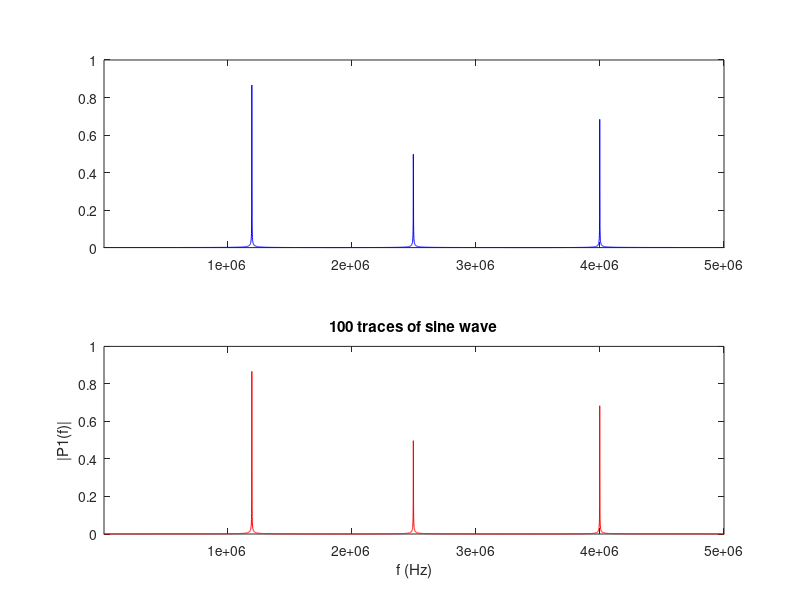

Write the MATLAB code that produced this figure.
% Matlab code for computing Frequency Spectrum of Common Mode and Differential Mode components of Conducted EMI
% Manoj Gulati
% IIIT-D
% DOC: 05-12-2016
% DOM1: NA

clc;
clear all;
close all;
format long e;

%%
Fs = 15.625*10^6; % Sampling Freq
del_T = 1/Fs; % time interval b/w two time samples
L = 16384; % Length of signal
T = (0:L-1)*del_T; % Total time

no_of_frames=1;


% Load EMI Data
% for k=1:100
%     M1(:,:) = load(strcat('BGN1_',num2str(k),'.csv'));
%     % Fetch content for Channel-1
%     y1(:,k)  = M1(:,1);
%     % Fetch content for Channel-2
%     y2(:,k)  = M1(:,2);
%     clear M1; %M1 = [];
% end

%% Simulate a sine wave at three different frequencies
S = 0.7*sin(2*pi*2500000*T)+ (1)*sin(2*pi*1200000*T) + (0.8)*sin(2*pi*4000000*T);

%Make a dummy signal with 100 traces
for i=1:no_of_frames
    y1(:,i) =  S;
    y2(:,i) =  S;
end
% % Plot Time Domain Signal
% close all;
% plot(T,S,'r');

%% Convert digitised data from ADC in to equivalent analog values
% Adding offset as precribed by redpitaya wiki after measurement data collected using 50 ohm termination. 
% This will be added to compensate for avg. noise captured by AFE of Redpitaya when terminated with matched load.
% Default value is 75 and 28
ch1_offset=0;
ch2_offset=0;

y1  = y1 + ch1_offset;
y2  = y2 + ch2_offset;
% Scaling factor for digital to analog conversion of ADC values.
% Resolution = 2*Vp/2^14 i.e. 2*1.079V/16384 = 0.0001317 
% y1=y1*(1.3171*10^-4);
% y2=y2*(1.3171*10^-4);
% y1=y1*0.000131;
% y2=y2*0.000131;

%% Run FFT Function

for j=1:no_of_frames
    Y1_FFT(:,j)= fftshift(fft(y1(:,j))); 
    Y2_FFT(:,j)= fftshift(fft(y2(:,j))); 
end
% % Take average of computed FFT signal
% Y1_AVG = sum(Y1_FFT')/no_of_frames;
% Y2_AVG = sum(Y2_FFT')/no_of_frames;

Y1_AVG=Y1_FFT;
Y2_AVG=Y2_FFT;

% for j=1:no_of_frames
Y1_ABS = 2*abs(Y1_AVG/L);
Y2_ABS = 2*abs(Y2_AVG/L);
% end

%% Plot FFT Data
close all;

% Generate Frequency Vector
% f = Fs*((-L/2):(L/2-1))/L;
f = Fs*(0:(L/2-1))/L;

D1 = Y1_ABS(L/2+1:end);
D2 = Y2_ABS(L/2+1:end);
D1_Log = 10*log10(1000*((D1.^2)/10^6));
D2_Log = 10*log10(1000*((D2.^2)/10^6));

figure;
subplot(2,1,1);
plot(f,D1,'b');
xlim([10*10^3 5*10^6]);
subplot(2,1,2);
plot(f,D2,'r');
xlim([10*10^3 5*10^6]);

title('100 traces of sine wave')
xlabel('f (Hz)')
ylabel('|P1(f)|')
















